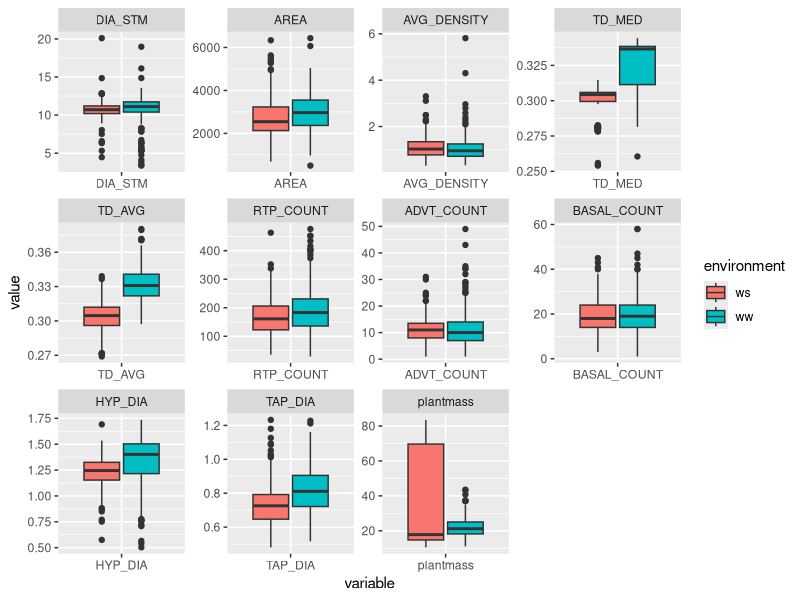
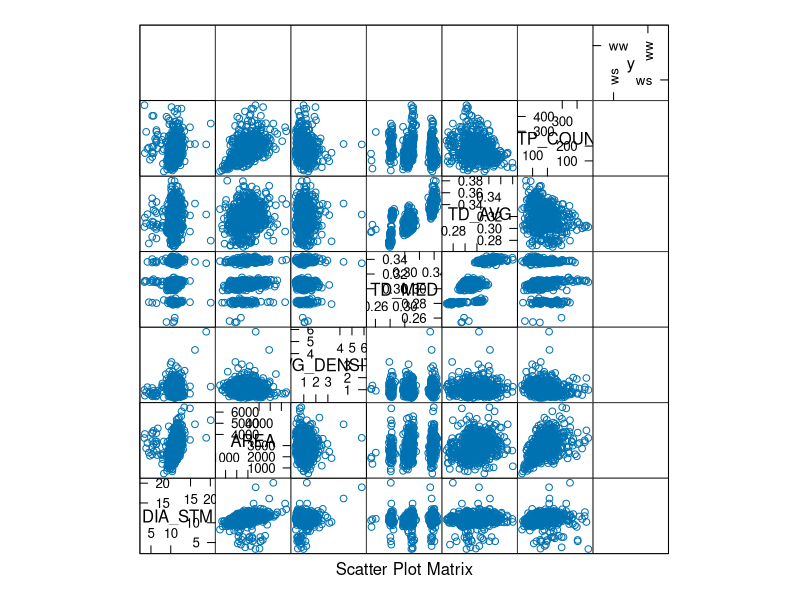
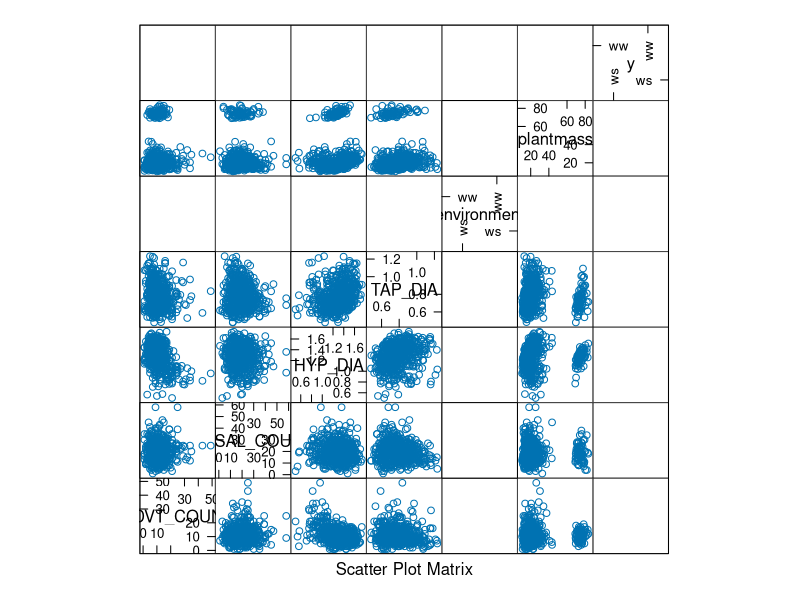

Reproduce these figures in R, in order.
## ---- chunk 1
options(tinytex.verbose = TRUE)
# get the packages we need to use 
setwd("/users/limengxie/Desktop/INFO8000ProjectMomo/")
library(caret)
library(ggplot2)
require(reshape2)
## ---- chunk 2
options(tinytex.verbose = TRUE)
# read the fixed dataset 
data <- read.csv("L88_57_2016_fixed.csv")
head(data)
ncol(data)
# since columns before DIA_STM are just computing parameters or identifications for samples, which are not useful to build models, I delete them
data_model <- data[,-(1:11)]
str(data_model)
write.csv(data_model,file="data_model.csv")
# start to explore these 12 variables
# transfer to tidydata 
melt_data<- melt(data_model,id.var="environment")
head(melt_data)
p <- ggplot(data=melt_data, aes(x=variable, y=value))+
    geom_boxplot(aes(fill=environment))+
    facet_wrap( ~ variable, scales="free")
p
## ---- chunk 3
options(tinytex.verbose = TRUE)
featurePlot(x=data_model[,1:6], y=data_model$environment,plot="pairs",auto.key=list(colums=3))
featurePlot(x=data_model[,7:12], y=data_model$environment,plot="pairs",auto.key=list(colums=3))
## ---- chunk 4
options(tinytex.verbose = TRUE)
featurePlot(x=data_model[,1:6], y=data_model$environment, plot="density", scales = list(x = list(relation="free"),                                                                         y = list(relation="free")),
            adjust = 1.5,
            pch = "|",
            layout = c(2, 3))
featurePlot(x=data_model[,c(7:10,12)], y=data_model$environment, plot="density", scales = list(x = list(relation="free"),                                                                         y = list(relation="free")),
            adjust = 1.5,
            pch = "|",
            layout = c(2, 3))
## ---- chunk 5
options(tinytex.verbose = TRUE)
data_model <- data_model[,-c(4,7,8)]
summary(data_model)
str(data_model)
write.csv(data_model, file = "data_model")
